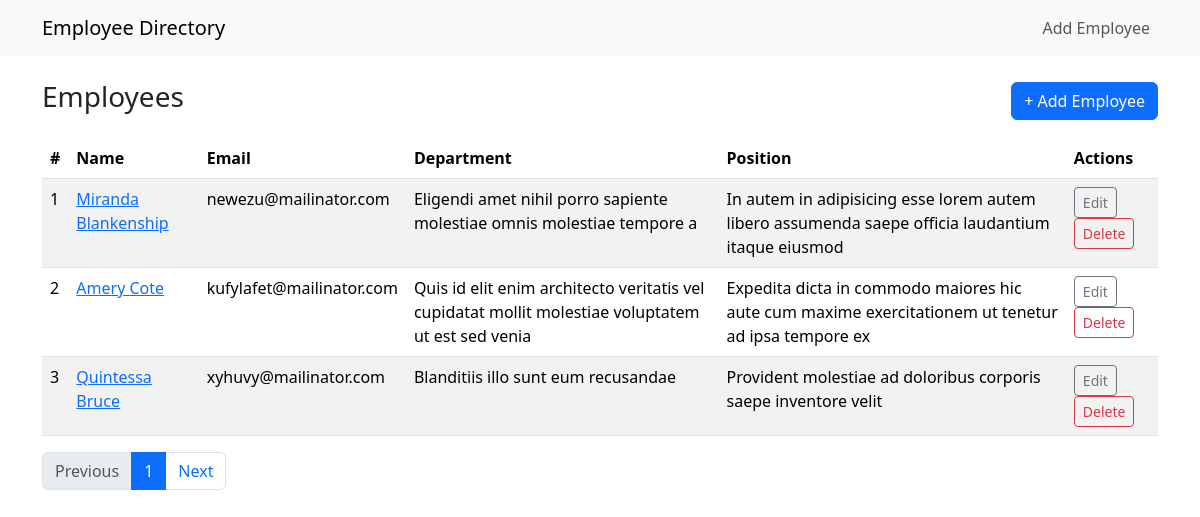
The page / on the database its author committed.
### employees/models.py (models this page shows, shortened)
class Employee(models.Model):
    first_name = models.CharField(max_length=50)
    last_name = models.CharField(max_length=50)
    email = models.EmailField(unique=True)
    phone = models.CharField(max_length=20, blank=True, null=True)
    department = models.CharField(max_length=100, blank=True)
    position = models.CharField(max_length=100, blank=True)
    date_joined = models.DateField(blank=True, null=True)

### employees/views.py (the view)
# urls.py: path('', views.EmployeeListView.as_view(), name='list'),
class EmployeeListView(ListView):
    model = Employee
    template_name = 'employees/employee_list.html'
    context_object_name = 'employees'
    paginate_by = 3

### employees/templates/employees/employee_list.html (shortened to what this page needs)
{% extends 'employees/base.html' %}
{% block content %}
<div class="d-flex justify-content-between align-items-center mb-3">
    <h1 class="h3">Employees</h1>
    <a class="btn btn-primary" href="{% url 'employees:add' %}">+ Add Employee</a>
</div>
<table class="table table-striped">
    <thead>
        <tr>
            <th>#</th>
            <th>Name</th>
            <th>Email</th>
            <th>Department</th>
            <th>Position</th>
            <th>Actions</th>
        </tr>
    </thead>
    <tbody>
        {% for emp in employees %}
        <tr>
            <td>{{ forloop.counter }}</td>
            <td><a href="{% url 'employees:detail' emp.pk %}">{{ emp.first_name }} {{ emp.last_name }}</a></td>
            <td>{{ emp.email }}</td>
            <td>{{ emp.department }}</td>
            <td>{{ emp.position }}</td>
            <td>
                <a class="btn btn-sm btn-outline-secondary" href="{% url 'employees:edit' emp.pk %}">Edit</a>
                <a class="btn btn-sm btn-outline-danger" href="{% url 'employees:delete' emp.pk %}">Delete</a>
            </td>
        </tr>
        {% empty %}
        <tr>
            <td colspan="6">No employees found. <a href="{% url 'employees:add' %}">Add one</a>.</td>
        </tr>
        {% endfor %}
    </tbody>
</table>
{% if is_paginated %}
<nav aria-label="Page navigation">
    <ul class="pagination">
        {% if page_obj.has_previous %}
        <li class="page-item"><a class="page-link" href="?page={{ page_obj.previous_page_number }}">Previous</a></li>
        {% else %}
        <li class="page-item disabled"><span class="page-link">Previous</span></li>
        {% endif %}
        <li class="page-item active"><span class="page-link">{{ page_obj.number }}</span></li>
        {% if page_obj.has_next %}
        <li class="page-item"><a class="page-link" href="?page={{ page_obj.next_page_number }}">Next</a></li>
        {% else %}
        <li class="page-item disabled"><span class="page-link">Next</span></li>
        {% endif %}
    </ul>
</nav>
{% endif %}
{% endblock %}

### employees/templates/employees/base.html (shortened to what this page needs)
<!doctype html>
<html lang="en">
<head>
    <link href="https://cdn.jsdelivr.net/npm/bootstrap@5.3.2/dist/css/bootstrap.min.css" rel="stylesheet">
</head>
<body>
    <nav class="navbar navbar-expand-lg navbar-light bg-light">
        <div class="container">
            <a class="navbar-brand" href="{% url 'employees:list' %}">Employee Directory</a>
            <div class="collapse navbar-collapse">
                <ul class="navbar-nav ms-auto">
                    <li class="nav-item"><a class="nav-link" href="{% url 'employees:add' %}">Add Employee</a></li>
                </ul>
            </div>
        </div>
    </nav>
    <div class="container mt-4">
        {% block content %}{% endblock %}
    </div>
</body>
</html>

### rows shown on the page
Employee: first_name "Miranda", last_name "Blankenship", email "newezu@mailinator.com", department "Eligendi amet nihil porro sapiente molestiae omnis molestiae tempore a", position "In autem in adipisicing esse lorem autem libero assumenda saepe officia laudantium itaque eiusmod"
Employee: first_name "Amery", last_name "Cote", email "kufylafet@mailinator.com", department "Quis id elit enim architecto veritatis vel cupidatat mollit molestiae voluptatem ut est sed venia", position "Expedita dicta in commodo maiores hic aute cum maxime exercitationem ut tenetur ad ipsa tempore ex"
Employee: first_name "Quintessa", last_name "Bruce", email "xyhuvy@mailinator.com", department "Blanditiis illo sunt eum recusandae", position "Provident molestiae ad doloribus corporis saepe inventore velit"

### other values the page prints
{{ page_obj.number }} "1"
